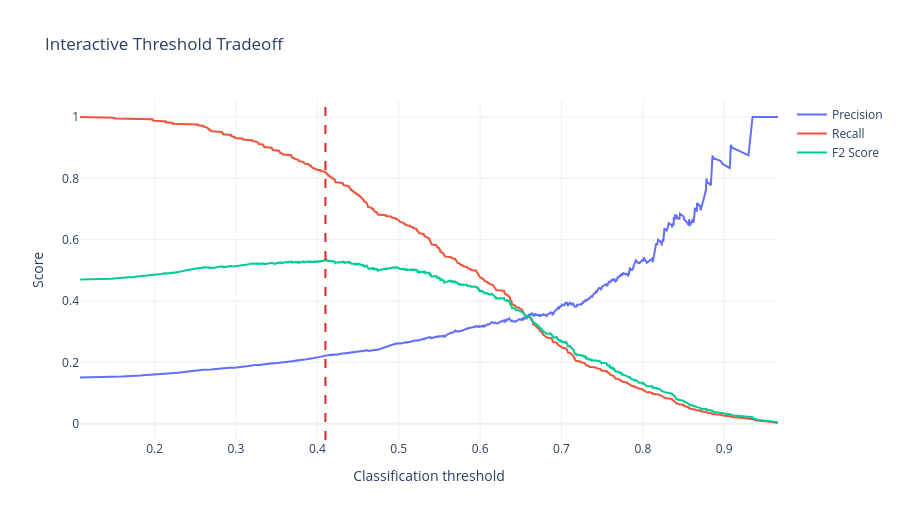

Write notebook code for a chart like this one.
### Markdown cell above
## Metric Choice and Optimal Threshold

For this problem, recall matters more than raw accuracy because missing a high-risk CHD patient is more harmful than sending a lower-risk patient for follow-up. However, precision still matters because a screening process with too many false positives becomes noisy and expensive.

I therefore use the F2 score to choose the classification threshold. F2 weights recall more heavily than precision, which fits a preventive healthcare screening context.

To avoid selecting the threshold on the final test set, I calculate out-of-fold probabilities on the training data, choose the threshold that maximizes F2 there, and only then evaluate that threshold on the untouched test set.

### Code cell
oof_probabilities = cross_val_predict(
    best_model,
    X_train,
    y_train,
    cv=cv,
    method="predict_proba",
    n_jobs=1,
)[:, 1]

precision, recall, thresholds = precision_recall_curve(y_train, oof_probabilities)
beta = 2
f2_scores = (1 + beta**2) * precision * recall / (
    beta**2 * precision + recall + 1e-12
)

best_threshold_index = np.nanargmax(f2_scores[:-1])
optimal_threshold = float(thresholds[best_threshold_index])

print(f"Optimal F2 threshold from training folds: {optimal_threshold:.3f}")
print(f"Training-fold precision at threshold: {precision[best_threshold_index]:.3f}")
print(f"Training-fold recall at threshold: {recall[best_threshold_index]:.3f}")
print(f"Training-fold F2 at threshold: {f2_scores[best_threshold_index]:.3f}")

threshold_curve = pd.DataFrame(
    {
        "threshold": thresholds,
        "precision": precision[:-1],
        "recall": recall[:-1],
        "f2_score": f2_scores[:-1],
    }
)

fig = go.Figure()
for metric in ["precision", "recall", "f2_score"]:
    fig.add_trace(
        go.Scatter(
            x=threshold_curve["threshold"],
            y=threshold_curve[metric],
            mode="lines",
            name=metric.replace("_", " ").title(),
        )
    )
fig.add_vline(x=optimal_threshold, line_dash="dash", line_color="#dc2626")
fig.update_layout(
    title="Interactive Threshold Tradeoff",
    xaxis_title="Classification threshold",
    yaxis_title="Score",
    template="plotly_white",
    height=520,
)
fig.write_html(CHART_DIR / "interactive_threshold_tradeoff.html")
fig.show()

### Figure 1 — Plotly figure (JSON) as saved in the notebook; plotly's stock layout.template omitted (floating-point values rounded to 4 significant figures; data arrays with more than 128 entries replaced by an {"elided": "..."} marker saying what was removed)
{"data": [{"mode": "lines", "name": "Precision", "type": "scatter", "x": {"elided": "2712 float values"}, "y": {"elided": "2712 float values"}}, {"mode": "lines", "name": "Recall", "type": "scatter", "x": {"elided": "2712 float values"}, "y": {"elided": "2712 float values"}}, {"mode": "lines", "name": "F2 Score", "type": "scatter", "x": {"elided": "2712 float values"}, "y": {"elided": "2712 float values"}}], "layout": {"height": 520, "shapes": [{"line": {"color": "#dc2626", "dash": "dash"}, "type": "line", "x0": 0.4099, "x1": 0.4099, "xref": "x", "y0": 0, "y1": 1, "yref": "y domain"}], "title": {"text": "Interactive Threshold Tradeoff"}, "xaxis": {"title": {"text": "Classification threshold"}}, "yaxis": {"title": {"text": "Score"}}}}
